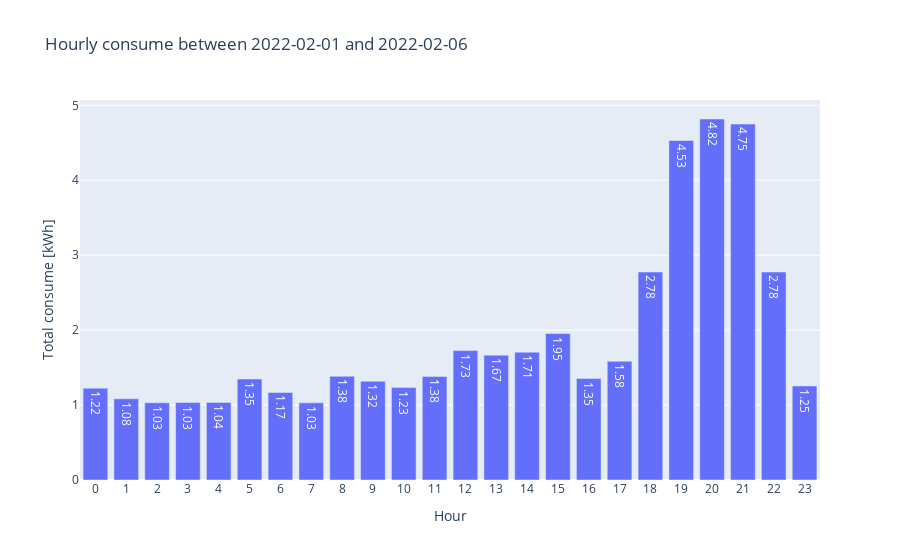
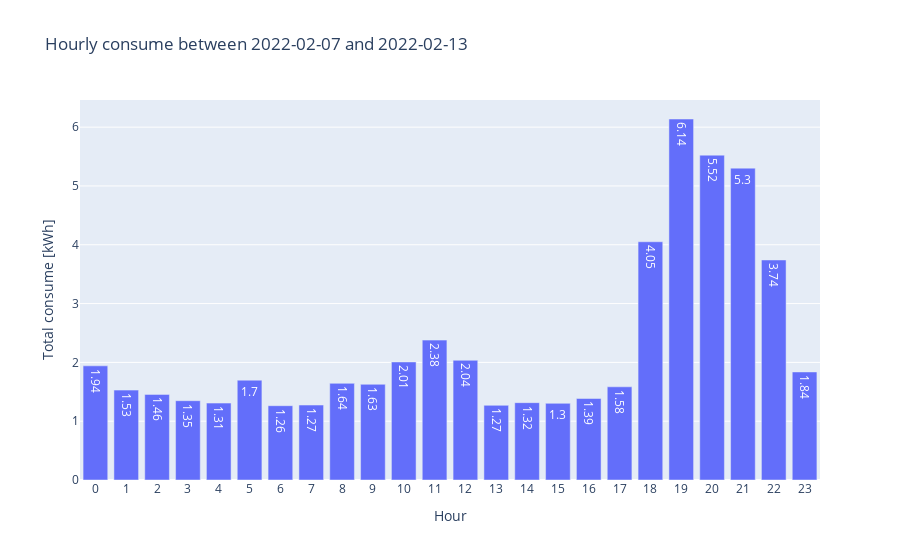

Here is the notebook cell these charts were saved with, in order:
### Markdown cell above
### Weekly and hour analysis

### Code cell
weeks = list(df['week'].unique())
cats = ['Monday', 'Tuesday', 'Wednesday', 'Thursday', 'Friday', 'Saturday', 'Sunday']
for i in weeks:
    week_month = df[df['week'] == i]
    df_eph = week_month.groupby(week_month['timestamp'].dt.hour).sum()
    fig = go.Figure(
        go.Bar(x=df_eph.index, y=df_eph.active_energy,
               text=round(df_eph.active_energy,2))
    )

    fig.update_traces(textposition='inside')

    fig.update_layout(title_text='Hourly consume between ' + str(week_month['timestamp'].iloc[0].date()) +' and ' + str(week_month['timestamp'].iloc[-1].date()),
                  xaxis=dict(
                      title_text='Hour',
                      tickmode='linear',
                      tick0=0,
                      dtick=1
                  ),
                  yaxis=dict(title_text='Total consume [kWh]'),
                      )
    fig.show()

### Figure 1 — Plotly figure (JSON) as saved in the notebook; plotly's stock layout.template omitted (floating-point values rounded to 4 significant figures)
{"data": [{"text": [1.22, 1.08, 1.03, 1.03, 1.04, 1.35, 1.17, 1.03, 1.38, 1.32, 1.23, 1.38, 1.73, 1.67, 1.71, 1.95, 1.35, 1.58, 2.78, 4.53, 4.82, 4.75, 2.78, 1.25], "x": [0, 1, 2, 3, 4, 5, 6, 7, 8, 9, 10, 11, 12, 13, 14, 15, 16, 17, 18, 19, 20, 21, 22, 23], "y": [1.225, 1.084, 1.031, 1.034, 1.035, 1.348, 1.168, 1.03, 1.383, 1.318, 1.233, 1.382, 1.727, 1.666, 1.706, 1.954, 1.354, 1.583, 2.775, 4.53, 4.817, 4.749, 2.775, 1.255], "type": "bar", "textposition": "inside"}], "layout": {"title": {"text": "Hourly consume between 2022-02-01 and 2022-02-06"}, "xaxis": {"title": {"text": "Hour"}, "tickmode": "linear", "tick0": 0, "dtick": 1}, "yaxis": {"title": {"text": "Total consume [kWh]"}}}}

### Figure 2 — Plotly figure (JSON) as saved in the notebook; plotly's stock layout.template omitted (floating-point values rounded to 4 significant figures)
{"data": [{"text": [1.94, 1.53, 1.46, 1.35, 1.31, 1.7, 1.26, 1.27, 1.64, 1.63, 2.01, 2.38, 2.04, 1.27, 1.32, 1.3, 1.39, 1.58, 4.05, 6.14, 5.52, 5.3, 3.74, 1.84], "x": [0, 1, 2, 3, 4, 5, 6, 7, 8, 9, 10, 11, 12, 13, 14, 15, 16, 17, 18, 19, 20, 21, 22, 23], "y": [1.941, 1.528, 1.456, 1.348, 1.308, 1.698, 1.264, 1.274, 1.644, 1.627, 2.008, 2.379, 2.036, 1.27, 1.315, 1.303, 1.386, 1.585, 4.051, 6.139, 5.524, 5.303, 3.742, 1.837], "type": "bar", "textposition": "inside"}], "layout": {"title": {"text": "Hourly consume between 2022-02-07 and 2022-02-13"}, "xaxis": {"title": {"text": "Hour"}, "tickmode": "linear", "tick0": 0, "dtick": 1}, "yaxis": {"title": {"text": "Total consume [kWh]"}}}}
